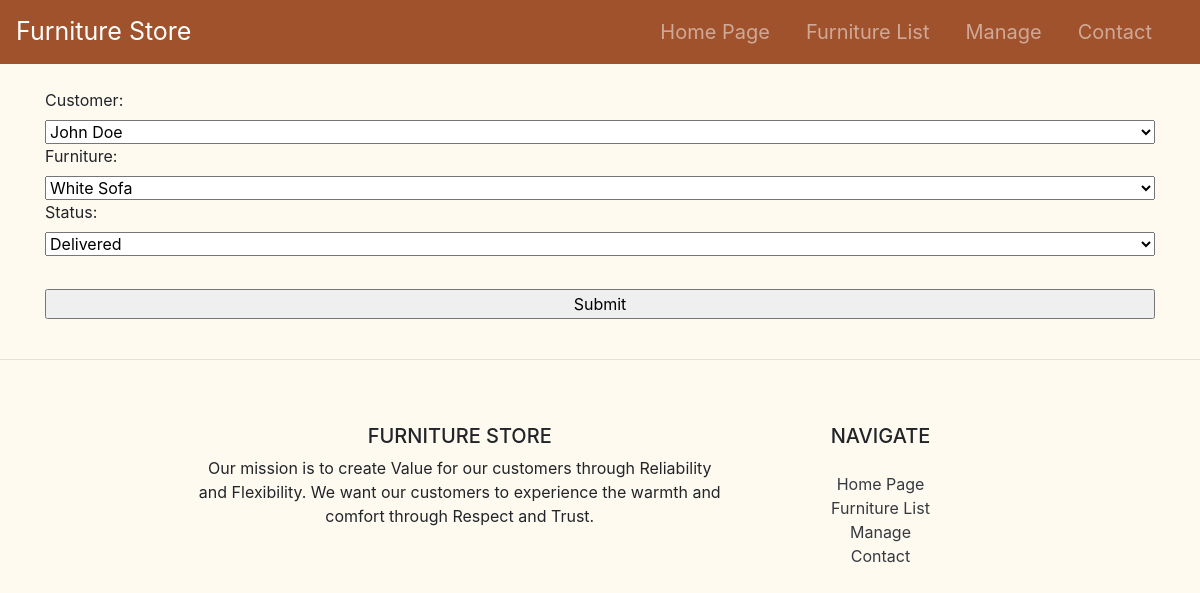
Page /update_order/8/ on the committed database.
### store/models.py (models this page shows, shortened)
class Order(models.Model):
    STATUS = (
        ('Pending', 'Pending'),
        ('Delivered', 'Delivered')
    )
    customer = models.ForeignKey(Customer, null=True, on_delete=models.SET_NULL)
    furniture = models.ForeignKey(Furniture, null=True, on_delete=models.SET_NULL)
    soldBy = models.DateTimeField(auto_now_add=True, null=True)
    status = models.CharField(max_length=255, null=True, choices=STATUS)

### store/views.py (the view)
# urls.py: path('update_order/<str:pk>/',views.update_order, name='update_order'),
def update_order(request, pk):
    order = Order.objects.get(id=pk)
    form = OrderForm(instance=order)
    if request.method == 'POST':
        form = OrderForm(request.POST, instance=order)
        if form.is_valid():
            form.save()
            return redirect('/')
    context = {'form':form}
    return render(request,'store/order_form.html', context)

### store/manage.py
class OrderForm(ModelForm):
    class Meta:
        model = Order
        fields = '__all__'

### store/models.py (called while the page is built)
    def __str__(self):
        return self.name

    def __str__(self):
        return self.name

### store/templates/store/order_form.html (shortened to what this page needs)
{% extends 'store/main.html' %}
{% load static %}
{% block content %}
    <br>
    <div class="container">
        <form class="d-flex flex-column" action="" method="POST">
            {{ form }}
            <input type="submit" name="Submit">
        </form>
    </div>
{% endblock %}

### static/css/main.css (style rules this page uses)
body { background-color: floralwhite; }

### rows in the picture
Order: customer "John Doe", furniture "White Sofa", status "Delivered"
